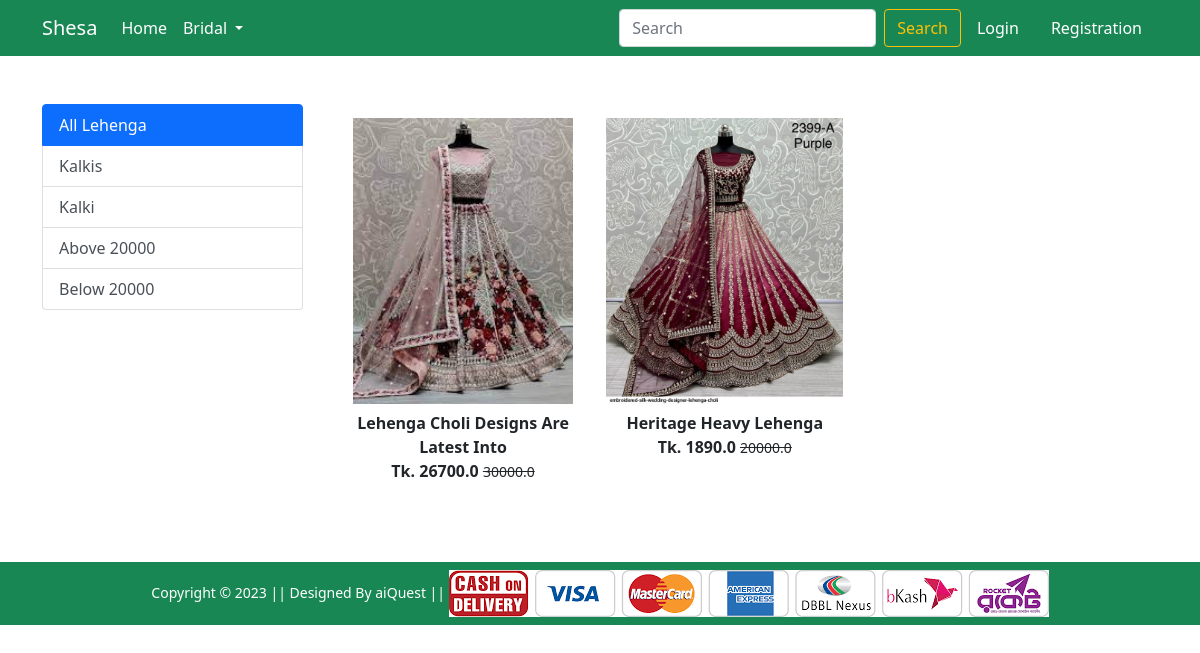
The app's page /lehenga/ with its own data.
### info/models.py (models this page shows, shortened)
class Product(models.Model):
    title = models.CharField(max_length=100)
    selling_price = models.FloatField()
    discounted_price = models.FloatField()
    descrition = models.TextField()
    brand = models.CharField(max_length=100)
    category = models.CharField(choices=CATEGORY_CHOICES, max_length=2)
    product_image = models.ImageField(upload_to='productimg')

### Shop/views.py (the view)
# urls.py: path('lehenga/', views.lehenga, name='lehenga'),
def lehenga(request, data = None):
     total_item=0
     if request.user.is_authenticated:
       total_item =len(Card.objects.filter(user=request.user))
     if data == None:
          lehenga = Product.objects.filter(category='L')
     elif data == 'Kalkis'  or data == 'Kalki':
          lehenga = Product.objects.filter(category='L').filter(brand=data)
     elif data == 'below':
          lehenga = Product.objects.filter(category='L').filter(discounted_price__lte=20000)
     elif data == 'above':
          lehenga = Product.objects.filter(category='L').filter(discounted_price__gte=20000)
     return render(request, 'Shop/lehenga.html', {'lehenga': lehenga, 'total_item':total_item})

### Shop/templates/Shop/lehenga.html (shortened to what this page needs)
{% extends 'Shop/base.html' %}
{% load static %}
{% block main-content %}
<div class="container my-5">
    <div class="row">
        <div class="col-sm-3">
            <div class="list-group">
                <a href="{% url 'lehenga' %}" class="list-group-item list-group-item-action active" aria-current="true">
                    All Lehenga
                </a>
                <a href="{% url 'lehengaitems' 'Kalkis' %}" class="list-group-item list-group-item-action">Kalkis</a>
                <a href="{% url 'lehengaitems' 'Kalki' %}" class="list-group-item list-group-item-action">Kalki</a>
                <a href="{% url 'lehengaitems' 'above' %}" class="list-group-item list-group-item-action">Above 20000</a>
                <a href="{% url 'lehengaitems' 'below' %}" class="list-group-item list-group-item-action">Below 20000</a>
            </div>
        </div>
        <div class="col-sm-8">
            <div class="row">
                {% for product in lehenga %}
                <div class="col-sm-4 text-center mb-4">
                    <a href="{% url 'product-detail' product.id %}" class="btn">
                        <div class="item">
                            <img src="{{ product.product_image.url }}" alt="" height="300" class="btn">
                            <div class="fw-bold">{{ product.title }}</div>
                            <div class="fw-bold">Tk. {{product.discounted_price}} <small
                                    class="fw-light text-decoration-line-through">{{ product.selling_price }}</small>
                            </div>
                        </div>
                    </a>
                </div>
                {% endfor %}
            </div>
        </div>
    </div>
</div>
{% endblock main-content %}

### records on screen
Product: product_image (picture), title "Lehenga Choli Designs Are Latest Into", discounted_price "26700.0", selling_price "30000.0"
Product: product_image (picture), title "Heritage Heavy Lehenga", discounted_price "1890.0", selling_price "20000.0"
